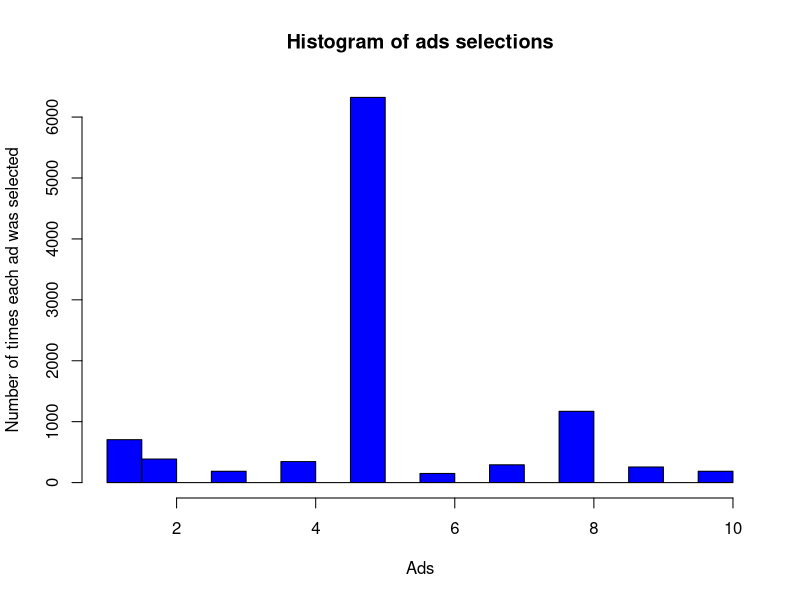

Reproduce this figure in R.
# Upper Confidence Bound

# Importing the dataset
dataset = read.csv('Ads_CTR_Optimisation.csv')

# Implementing UCB
N = 10000
d = 10
ads_selected = integer(0)
numbers_of_selections = integer(d)
sums_of_rewards = integer(d)
total_reward = 0
for (n in 1:N) {
  ad = 0
  max_upper_bound = 0
  for (i in 1:d) {
    if (numbers_of_selections[i] > 0) {
      average_reward = sums_of_rewards[i] / numbers_of_selections[i]
      delta_i = sqrt(3/2 * log(n) / numbers_of_selections[i])
      upper_bound = average_reward + delta_i
    } else {
        upper_bound = 1e400
    }
    if (upper_bound > max_upper_bound) {
      max_upper_bound = upper_bound
      ad = i
    }
  }
  ads_selected = append(ads_selected, ad)
  numbers_of_selections[ad] = numbers_of_selections[ad] + 1
  reward = dataset[n, ad]
  sums_of_rewards[ad] = sums_of_rewards[ad] + reward
  total_reward = total_reward + reward
}

# Visualising the results
hist(ads_selected,
     col = 'blue',
     main = 'Histogram of ads selections',
     xlab = 'Ads',
     ylab = 'Number of times each ad was selected')

